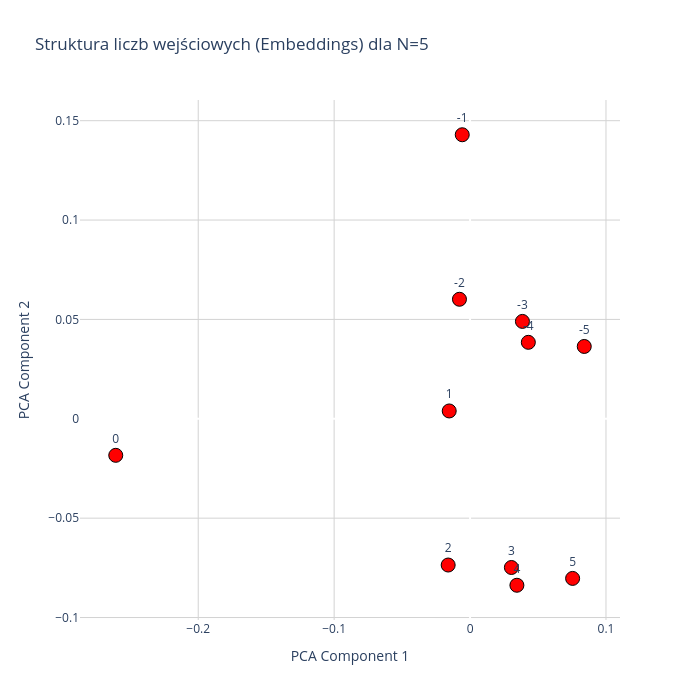

Here is the notebook cell this chart was saved with:
### Code cell
model, N = GetModelFromConfig("")

model_path = r"checkpoint_epoch_15000.pt"

checkpoint = torch.load(model_path, map_location="cpu")

model_weights = checkpoint["model_state_dict"]
model.load_state_dict(model_weights)

plot_input_only_plotly(model, N=N)

### Figure 1 — Plotly figure (JSON) as saved in the notebook; plotly's stock layout.template omitted (floating-point values rounded to 4 significant figures)
{"data": [{"hoverinfo": "text", "hovertext": ["Wartość wejściowa: -5<br>Index w embed: 45", "Wartość wejściowa: -4<br>Index w embed: 46", "Wartość wejściowa: -3<br>Index w embed: 47", "Wartość wejściowa: -2<br>Index w embed: 48", "Wartość wejściowa: -1<br>Index w embed: 49", "Wartość wejściowa: 0<br>Index w embed: 50", "Wartość wejściowa: 1<br>Index w embed: 51", "Wartość wejściowa: 2<br>Index w embed: 52", "Wartość wejściowa: 3<br>Index w embed: 53", "Wartość wejściowa: 4<br>Index w embed: 54", "Wartość wejściowa: 5<br>Index w embed: 55"], "marker": {"color": "red", "line": {"color": "black", "width": 1}, "size": 14}, "mode": "markers+text", "text": ["-5", "-4", "-3", "-2", "-1", "0", "1", "2", "3", "4", "5"], "textposition": "top center", "type": "scatter", "x": [0.08401, 0.04286, 0.03853, -0.007803, -0.005757, -0.2607, -0.01534, -0.01612, 0.03041, 0.03446, 0.07545], "y": [0.03639, 0.03848, 0.049, 0.06013, 0.1429, -0.01839, 0.003941, -0.07358, -0.07482, -0.08376, -0.08032]}], "layout": {"height": 700, "plot_bgcolor": "white", "title": {"text": "Struktura liczb wejściowych (Embeddings) dla N=5"}, "width": 700, "xaxis": {"gridcolor": "lightgray", "showgrid": true, "title": {"text": "PCA Component 1"}}, "yaxis": {"gridcolor": "lightgray", "showgrid": true, "title": {"text": "PCA Component 2"}}}}
